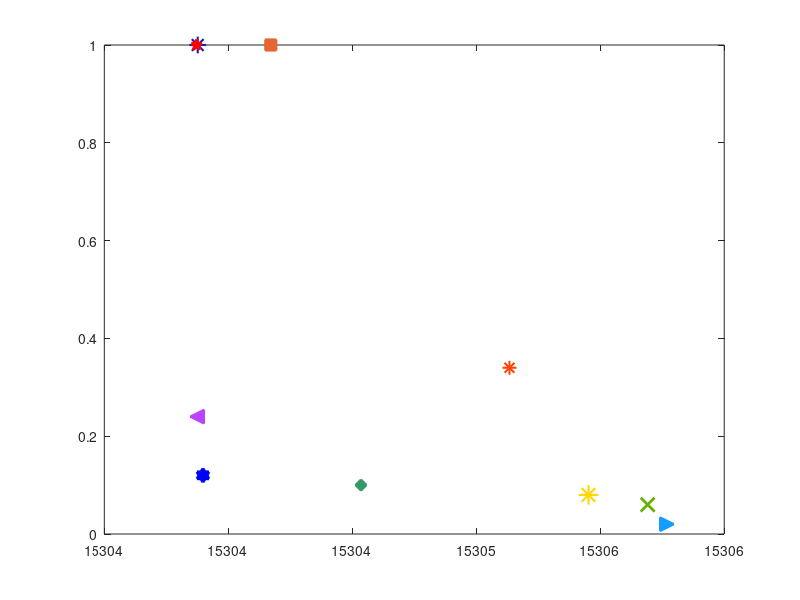

The MATLAB script that drew this image: (Note: this script raises an error after producing the figure.)
% Copyright 2022, All Rights Reserved
% Code by Bin Li & Ziping Wei

clear all
clc
close all;

%% Running several files to generate the following data 
data_1 = load('CPSO_H_6D'); % run the MATLAB file 'CPSO_H_6D.m' to generate this data
data_2 = load('CPSO_S_6D'); % run the MATLAB file 'CPSO_H_6D.m' to generate this data
data_3 = load('DPSO_6D');   % run the MATLAB file 'DPSO_6D.m' to generate this data
data_4 = load('MCPSO_6D');   % run the MATLAB file 'MPSO_6D.m' to generate this data
data_5 = load('PSO_6D');    % run the MATLAB file 'PSO_6D.m' to generate this data
data_6 = load('CLPSO_6D');  % run the MATLAB file 'CLPSO_6D.m' to generate this data
data_7 = load('EVOLER_6D');         % first run the file 'Low_Rank_Represention', and then run the MATLAB file 'EVOLER_6D.m' to generate this data
data_8 = load('NPSO_6D');    % run the MATLAB file 'NPSO_6D.m' to generate this data
data_9 = load('GC_PSO_6D');    % run the MATLAB file 'GC_PSO_6D.m' to generate this data
data_10 = load('DNSPSO_6D');    % run the MATLAB file 'DNS_PSO_6D.m' to generate this data
data_11 = load('MPCPSO_6D');   % run the MATLAB file 'MPC_PSO_6D.m' to generate this data
data_12 = load('LPSO_6D');     %run the MATLAB file 'LPSO_6D.m' to generate this data
data_14 = load('LPSO_EVOLER_6D');       %run the MATLAB file 'EVOLER_L_6D.m' to generate this data
data_15 = load('downhill_EVOLER_6D');    %run the MATLAB file 'EVOLER_D_6D.m' to generate this data


data_CPSO_H = data_1.COSTS;
data_CPSO_S = data_2.COSTS;
data_DPSO = data_3.COSTS;
data_MPSO = data_4.COSTS;
data_PSO = data_5.COSTS;
data_CLPSO = data_6.COSTS;
data_proposed = data_7.Y;
data_NPSO = data_8.Y;
data_GC_PSOd = data_9.Y;
data_DNSPSO = data_10.Y;
data_MPCPSO = data_11.Y;
data_LPSO=data_12.COSTS;
data_LPSO_EVOLER=data_14.Y;
data_downhill_EVOLER=data_15.Y;

limit_de = 1e-3;
% the decision threshold Tao_1, if the PSO searching result is less than
% this threshold, the minimum has been found.
Tao_1 = (1.52915e+04)*(1+0.001);

% To search the number of times that different comparing method can find the minimum value in 50 iterations 
% and what they are respectively
%% 1
diff_CPSO_H = diff(data_CPSO_H',1);
diff_CPSO_H(find(abs(diff_CPSO_H) < limit_de)) = 0;
diff_CPSO_H = diff_CPSO_H';
genra_CPSO_H = [];
for ii = 1 : size(diff_CPSO_H,1)
    temp_now = diff_CPSO_H(ii,:);
    k2 = find(temp_now);
        if isempty(k2)
        k2(1) = 0;
    end
    genra_CPSO_H(ii,1) = k2(end)+1;
    genra_CPSO_H(ii,2) = data_CPSO_H(ii,k2(end)+1);
end

X1 = genra_CPSO_H(:,1);
Y1 = genra_CPSO_H(:,2);
[Q1,~] = find(Y1 < Tao_1);
X1_ind = X1(Q1);
val_1 = Y1(Q1);



%% 2
diff_CPSO_S = diff(data_CPSO_S',1);
diff_CPSO_S(find(abs(diff_CPSO_S) < limit_de)) = 0;
diff_CPSO_S = diff_CPSO_S';
genra_CPSO_S = [];
for ii = 1 : size(diff_CPSO_S,1)
    temp_now = diff_CPSO_S(ii,:);
    k2 = find(temp_now);
        if isempty(k2)
        k2(1) = 0;
    end
    genra_CPSO_S(ii,1) = k2(end)+1;
    genra_CPSO_S(ii,2) = data_CPSO_S(ii,k2(end)+1);
end
X2 = genra_CPSO_S(:,1);
Y2 = genra_CPSO_S(:,2);
[Q2,~] = find(Y2 < Tao_1);
X2_ind = X2(Q2);
val_2 = Y2(Q2);

   
%% 3
diff_DPSO = diff(data_DPSO',1);
diff_DPSO(find(abs(diff_DPSO) < limit_de)) = 0;
diff_DPSO = diff_DPSO';
genra_DPSO = [];
for ii = 1 : size(diff_DPSO,1)
    temp_now = diff_DPSO(ii,:);
    k2 = find(temp_now);
        if isempty(k2)
        k2(1) = 0;
    end
    genra_DPSO(ii,1) = k2(end)+1;
    genra_DPSO(ii,2) = data_DPSO(ii,k2(end)+1);
end
X3 = genra_DPSO(:,1);
Y3 = genra_DPSO(:,2);
[Q3,~] = find(Y3 < Tao_1);
X3_ind = X3(Q3);
val_3 = Y3(Q3);


%% 4
diff_MPSO = diff(data_MPSO',1);
diff_MPSO(find(abs(diff_MPSO) < limit_de)) = 0;
diff_MPSO = diff_MPSO';
genra_MPSO = [];
for ii = 1 : size(diff_MPSO,1)
    temp_now = diff_MPSO(ii,:);
    k2 = find(temp_now);
        if isempty(k2)
        k2(1) = 0;
    end
    genra_MPSO(ii,1) = k2(end)+1;
    genra_MPSO(ii,2) = data_MPSO(ii,k2(end)+1);
end
X4 = genra_MPSO(:,1);
Y4 = genra_MPSO(:,2);
[Q4,~] = find(Y4 < Tao_1);
X4_ind = X4(Q4);
val_4 = Y4(Q4);
if length(Q4)==0
    X4_ind =2;
    val_4 = min(Y4);
end


%% 5
diff_PSO = diff(data_PSO',1);
diff_PSO(find(abs(diff_PSO) < limit_de)) = 0;
diff_PSO = diff_PSO';
genra_PSO = [];
for ii = 1 : size(diff_PSO,1)
    temp_now = diff_PSO(ii,:);
    k2 = find(temp_now);
        if isempty(k2)
        k2(1) = 0;
    end
    genra_PSO(ii,1) = k2(end)+1;
    genra_PSO(ii,2) = data_PSO(ii,k2(end)+1);
end
X5 = genra_PSO(:,1);
Y5 = genra_PSO(:,2);
[Q5,~] = find(Y5 < Tao_1);
X5_ind = X5(Q5);
val_5 = Y5(Q5);
if length(Q5)==0
    X5_ind =2;
    val_5 = min(Y5);
end
%% 6
diff_CLPSO = diff(data_CLPSO',1);
diff_CLPSO(find(abs(diff_CLPSO) < limit_de)) = 0;
diff_CLPSO = diff_CLPSO';
genra_CLPSO = [];
for ii = 1 : size(diff_CLPSO,1)
    temp_now = diff_CLPSO(ii,:);
    k6 = find(temp_now);
        if isempty(k6)
        k6(1) = 0;
    end
    genra_CLPSO(ii,1) = k6(end)+1;
    genra_CLPSO(ii,2) = data_CLPSO(ii,k6(end)+1);
end
X6 = genra_CLPSO(:,1);
Y6 = genra_CLPSO(:,2);
[Q6,~] = find(Y6 < Tao_1);
X6_ind = X6(Q6);
val_6 = Y6(Q6);
if length(Q6)==0
    X6_ind =2;
    val_6 = min(Y6)
end


%% 7
diff_proposed = diff(data_proposed',1);
diff_proposed(find(abs(diff_proposed) < limit_de)) = 0;
diff_proposed = diff_proposed';
genra_proposed = [];
for ii = 1 : size(diff_proposed,1)
    temp_now = diff_proposed(ii,:);
    k2 = find(temp_now);
        if isempty(k2)
        k2(1) = 0;
    end
    genra_proposed(ii,1) = k2(end)+1;
    genra_proposed(ii,2) = data_proposed(ii,k2(end)+1);
end

X7 = genra_proposed(:,1);
Y7 = genra_proposed(:,2);
[Q7,~] = find(Y7 < Tao_1);
X7_ind = X7(Q7);
val_7 = Y7(Q7);


%% 8
diff_NPSO = diff(data_NPSO',1);
diff_NPSO(find(abs(diff_NPSO) < limit_de)) = 0;
diff_NPSO = diff_NPSO';
genra_NPSO = [];
for ii = 1 : size(diff_NPSO,1)
    temp_now = diff_NPSO(ii,:);
    k2 = find(temp_now);
        if isempty(k2)
        k2(1) = 0;
    end
    genra_NPSO(ii,1) = k2(end)+1;
    genra_NPSO(ii,2) = data_NPSO(ii,k2(end)+1);
end

X8 = genra_NPSO(:,1);
Y8 = genra_NPSO(:,2);
[Q8,~] = find(Y8 < Tao_1);
X8_ind = X8(Q8);
val_8 = Y8(Q8);

%% 9
diff_GC_PSO = diff(data_GC_PSOd',1);
diff_GC_PSO(find(abs(diff_GC_PSO) < limit_de)) = 0;
diff_GC_PSO = diff_GC_PSO';
genra_NPSO = [];
for ii = 1 : size(diff_GC_PSO,1)
    temp_now = diff_GC_PSO(ii,:);
    k2 = find(temp_now);
        if isempty(k2)
        k2(1) = 0;
    end
    genra_GC_PSOd(ii,1) = k2(end)+1;
    genra_GC_PSOd(ii,2) = data_GC_PSOd(ii,k2(end)+1);
end

X9 = genra_GC_PSOd(:,1);
Y9 = genra_GC_PSOd(:,2);
[Q9,~] = find(Y9 < Tao_1);
X9_ind = X9(Q9);
val_9 = Y9(Q9);
if isempty(Q9)
    X9_ind =1;
    val_9 = min(Y9);
end

%% 10
diff_DNSPSO = diff(data_DNSPSO',1);
diff_DNSPSO(find(abs(diff_DNSPSO) < limit_de)) = 0;
diff_DNSPSO = diff_DNSPSO';
genra_DNSPSO = [];
for ii = 1 : size(diff_DNSPSO,1)
    temp_now = diff_DNSPSO(ii,:);
    k2 = find(temp_now);
        if isempty(k2)
        k2(1) = 0;
    end
    genra_DNSPSO(ii,1) = k2(end)+1;
    genra_DNSPSO(ii,2) = data_DNSPSO(ii,k2(end)+1);
end

X10 = genra_DNSPSO(:,1);
Y10 = genra_DNSPSO(:,2);
[Q10,~] = find(Y10 < Tao_1);
X10_ind = X10(Q10);
val_10 = Y10(Q10);
if isempty(Q10)
    X10_ind =1;
    val_10 = min(Y10);
end

%% 11
diff_MPCPSO = diff(data_MPCPSO',1);
diff_MPCPSO(find(abs(diff_MPCPSO) < limit_de)) = 0;
diff_MPCPSO = diff_MPCPSO';
genra_MPCPSO = [];
for ii = 1 : size(diff_MPCPSO,1)
    temp_now = diff_MPCPSO(ii,:);
    k2 = find(temp_now);
        if isempty(k2)
        k2(1) = 0;
    end
    genra_MPCPSO(ii,1) = k2(end)+1;
    genra_MPCPSO(ii,2) = data_MPCPSO(ii,k2(end)+1);
end
X11 = genra_MPCPSO(:,1);
Y11 = genra_MPCPSO(:,2);
[Q11,~] = find(Y11 < Tao_1);
X11_ind = X11(Q11);
val_11= Y11(Q11);
if isempty(Q11)
    X11_ind =1;
    val_11 = min(Y11);
end
%% 12
diff_LPSO = diff(data_LPSO',1);
diff_LPSO(find(abs(diff_LPSO) < limit_de)) = 0;
diff_LPSO = diff_LPSO';
genra_LPSO = [];
for ii = 1 : size(diff_LPSO,1)
    temp_now = diff_LPSO(ii,:);
    k12 = find(temp_now);
        if isempty(k12)
        k12(1) = 0;
    end
    genra_LPSO(ii,1) = k12(end)+1;
    genra_LPSO(ii,2) = data_LPSO(ii,k12(end)+1);
end
X12 = genra_LPSO(:,1);
Y12 = genra_LPSO(:,2);
[Q12,~] = find(Y12 < Tao_1);
X12_ind = X12(Q12);
val_12= Y12(Q12);
if isempty(Q12)
    X12_ind =1;
    val_12 = min(Y12);
end


%% 14
diff_LPSO_EVOLER = diff(data_LPSO_EVOLER',1);
diff_LPSO_EVOLER(find(abs(diff_LPSO_EVOLER) < limit_de)) = 0;
diff_LPSO_EVOLER = diff_LPSO_EVOLER';
genra_LPSO_EVOLER = [];
for ii = 1 : size(diff_LPSO_EVOLER,1)
    temp_now = diff_LPSO_EVOLER(ii,:);
    k14 = find(temp_now);
        if isempty(k14)
        k14(1) = 0;
    end
    genra_LPSO_EVOLER(ii,1) = k14(end)+1;
    genra_LPSO_EVOLER(ii,2) = data_LPSO_EVOLER(ii,k14(end)+1);
end
X14 = genra_LPSO_EVOLER(:,1);
Y14 = genra_LPSO_EVOLER(:,2);
[Q14,~] = find(Y14 < Tao_1);
X14_ind = X14(Q14);
val_14= Y14(Q14);
if isempty(Q14)
    X14_ind =1;
    val_14 = min(Y14);
end

%% 15
diff_downhill_EVOLER = diff(data_downhill_EVOLER',1);
diff_downhill_EVOLER(find(abs(diff_downhill_EVOLER) < limit_de)) = 0;
diff_downhill_EVOLER = diff_downhill_EVOLER';
genra_downhill_EVOLER = [];
for ii = 1 : size(diff_downhill_EVOLER,1)
    temp_now = diff_downhill_EVOLER(ii,:);
    k15 = find(temp_now);
        if isempty(k15)
        k15(1) = 0;
    end
    genra_downhill_EVOLER(ii,1) = k15(end)+1;
    genra_downhill_EVOLER(ii,2) = data_downhill_EVOLER(ii,k15(end)+1);
end
X15 = genra_downhill_EVOLER(:,1);
Y15 = genra_downhill_EVOLER(:,2);
[Q15,~] = find(Y15 < Tao_1);
X15_ind = X15(Q15);
val_15= Y15(Q15);
if isempty(Q15)
    X15_ind =1;
    val_15 = min(Y15);
end


Num = 50;
X_PSO = X5_ind;
[y_pso,x_pso]=hist(X_PSO,20);

X_DPSO = X3_ind;
[y_dpso,x_dpso]=hist(X_DPSO,20);

X_CPSOS = X2_ind;
[y_cpsos,x_cpsos]=hist(X_CPSOS,20);

X_CPSOH = X1_ind;
[y_cpsoh,x_cpsoh]=hist(X_CPSOH,20);

X_CLPSO = X6_ind;
[y_clpso,x_clpso]=hist(X_CLPSO,20);

X_MLPSO = X4_ind;
[y_mlpso,x_mlpso]=hist(X_MLPSO,20);

X_New_PSO1 = X7_ind;
[y_new_pso1,x_new_pso1]=hist(X_New_PSO1,20);


X_NPPSO = X8_ind;
[y_nppso,x_nppso]=hist(X_NPPSO,10);

X_GCPSO = X9_ind;
[y_gcpso,x_gcpso]=hist(X_GCPSO,10);

X_DNSPSO = X10_ind;
[y_dnspso,x_dnspso]=hist(X_DNSPSO,20);

X_MPCPSO = X11_ind;
[y_mpcpso,x_mpcpso]=hist(X_MPCPSO,20);

X_LPSO = X12_ind;
[y_lpso,x_lpso]=hist(X_LPSO,20);

X_LPSO_EVOLER = X14_ind;
[y_lpso_evoler,x_lpso_evoler]=hist(X_LPSO_EVOLER,20);

X_downhill_EVOLER = X15_ind;
[y_downhill_evoler,x_downhill_evoler]=hist(X_downhill_EVOLER,20);



%% Figure 4-g: achievable minimal costs of different methods, and the probabilities of finding them
figure
mean_various = [min(val_1), min(val_2), min(val_3), min(val_4) ,min(val_5), min(val_6), min(val_7), min(val_8), min(val_9), min(val_10), min(val_11), min(val_12), min(val_14), min(val_15)];
Probablity = [length(X_CPSOH)/Num length(X_CPSOS)/Num length(X_DPSO)/Num length(X_MLPSO)/Num length(X_PSO)/Num  length(X_CLPSO)/Num length(X_New_PSO1)/Num length(X_NPPSO)/Num length(X_GCPSO)/Num length(X_DNSPSO)/Num length(X_MPCPSO)/Num length(X_LPSO)/Num  length(X_LPSO_EVOLER)/Num length(X_downhill_EVOLER)/Num];

h14= plot(mean_various(14),Probablity(14),'s','MarkerSize',8,'lineWidth',1.5,'color',[0.9 0.4 0.2]);
set(h14,'MarkerFaceColor',get(h14,'color'));%downhill_EVOLER
hold on;
h13= plot(mean_various(13),Probablity(13),'*','MarkerSize',12 ,'lineWidth',1.5,'color',[0.1 0.1 0.7]);
set(h13,'MarkerFaceColor',get(h13,'color'));%LPSO_EVOLER
hold on;
h7 = plot(mean_various(7),Probablity(7),'pentagram','MarkerSize',8,'lineWidth',2,'color',[1.00 0.00 0.00])
set(h7,'MarkerFaceColor',get(h7,'color'));%EVOLER
hold on
h12= plot(mean_various(12),Probablity(12),'d','MarkerSize',8,'lineWidth',1.5,'color',[0.2 0.6 0.4])
set(h12,'MarkerFaceColor',get(h12,'color'));%LPSO
hold on;
h10 = plot(mean_various(10),Probablity(10),'<','MarkerSize',10,'lineWidth',1.5,'color',[0.72,0.27,1.00])
set(h10,'MarkerFaceColor',get(h10,'color'));%DNSPSO
hold on
h11= plot(mean_various(11),Probablity(11),'>','MarkerSize',10,'lineWidth',1.5,'color',[0.07,0.62,1.00])
set(h11,'MarkerFaceColor',get(h11,'color'));%MPCPSO
hold on;
h9 = plot(mean_various(9),Probablity(9),'hexagram','MarkerSize',10,'lineWidth',2,'color',[0.00,0.00,1.00])
set(h9,'MarkerFaceColor',get(h9,'color'));%GC_PSO
hold on
h8 = plot(mean_various(8),Probablity(8),'x','MarkerSize',10,'lineWidth',2,'color',[0.4 0.7 0.00])
set(h8,'MarkerFaceColor',get(h8,'color'));%NPSO
hold on
h4 = plot(mean_various(4),Probablity(4),'*','MarkerSize',14,'lineWidth',1.5,'color',[1.00,0.84,0.00])
set(h4,'MarkerFaceColor',get(h4,'color'));%MCPSO
hold on
h6 = plot(mean_various(6),Probablity(6),'*','MarkerSize',10,'lineWidth',1.5,'color',[1.00 0.27 0.01])
set(h6,'MarkerFaceColor',get(h6,'color'));%CLPSO
hold on
h1 = plot(mean_various(1),Probablity(1),'Square','MarkerSize',8,'lineWidth',1.5,'color',[0.20,0.80,0.20])
set(h1,'MarkerFaceColor',get(h1,'color'));%CPSO-H
hold on
h2 = plot(mean_various(2),Probablity(2),'diamond','MarkerSize',10,'lineWidth',1.5,'color',[0.50,1.00,0.00])
set(h2,'MarkerFaceColor',get(h2,'color'));%CPSO-S
hold on
h3 = plot(mean_various(3),Probablity(3),'x','MarkerSize',12,'lineWidth',1.5,'color',[0.00,0.78,0.55])
set(h3,'MarkerFaceColor',get(h3,'color'));%DPSO
hold on
h5 = plot(mean_various(5),Probablity(5),'+','MarkerSize',12,'lineWidth',1.5,'color',[1.00,0.27,0.01])
set(h5,'MarkerFaceColor',get(h5,'color'));%PSO
hold on
h1 = legend('EVOLER_d','EVOLER_l','EVOLER','Local PSO','DNSPSO','MPCPSO','GCPSO','NPSO','MCPSO','CLPSO','CPSO-H','CPSO-S','DPSO','PSO')

% box off
xlabel('Best Cost')
ylabel('Probablity of Global Solution')
% xlim([1.5302e4, 1.5410e4])

